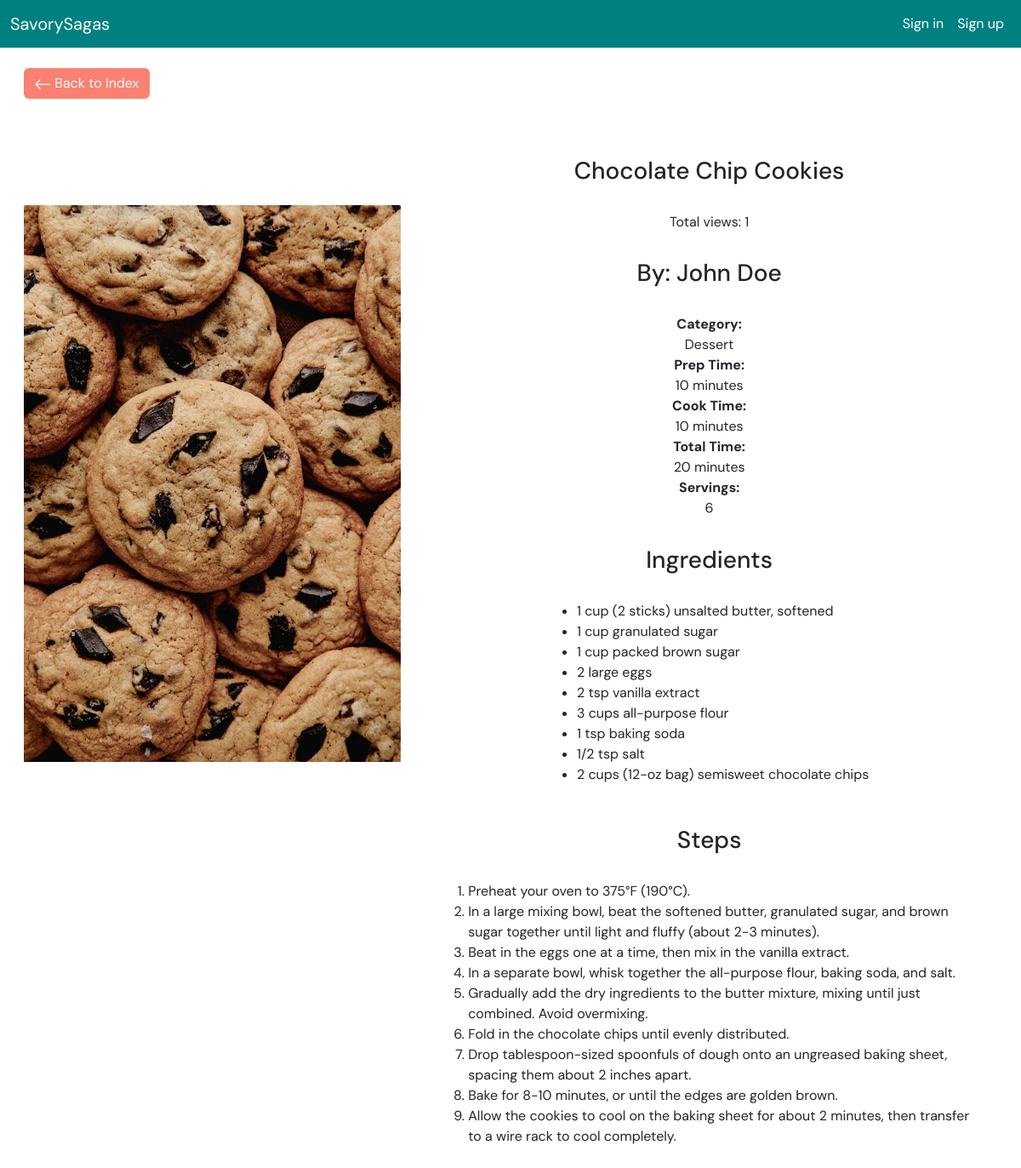
The page /entity/detail.php?recipe_id=18 on the database its author committed.
### tables this page shows
CREATE TABLE `recipes` (
  `recipe_ID` int(10) UNSIGNED NOT NULL,
  `user_ID` int(10) UNSIGNED NOT NULL,
  `recipe_name` varchar(100) NOT NULL,
  `category_ID` tinyint(4) UNSIGNED NOT NULL,
  `prep_time_minutes` tinyint(3) UNSIGNED NOT NULL,
  `cook_time_minutes` tinyint(3) UNSIGNED NOT NULL,
  `servings` tinyint(4) UNSIGNED NOT NULL,
  `image` varchar(255) NOT NULL COMMENT 'File Path',
  `view_count` int(11) UNSIGNED NOT NULL
);

CREATE TABLE `users` (
  `user_ID` int(10) UNSIGNED NOT NULL,
  `name` varchar(100) NOT NULL,
  `email` varchar(200) NOT NULL,
  `password` varchar(72) NOT NULL,
  `is_admin` tinyint(1) NOT NULL
);

CREATE TABLE `category` (
  `category_ID` tinyint(4) UNSIGNED NOT NULL,
  `category_name` varchar(20) NOT NULL
);

CREATE TABLE `ingredients` (
  `ingredients_ID` tinyint(3) UNSIGNED NOT NULL,
  `ingredient` varchar(200) NOT NULL
);

CREATE TABLE `steps` (
  `order_number` tinyint(3) UNSIGNED NOT NULL,
  `recipe_ID` int(10) UNSIGNED NOT NULL,
  `step` text NOT NULL
);

### utils/SQLfunctions.php (called while the page is built, shortened)
<?php
function getViewCountSQL($db, $recipeID)
{
    try {
        $sql = "SELECT view_count FROM recipes  WHERE recipe_ID = :recipeID";
        $stmt = $db->prepare($sql);
        $stmt->execute([':recipeID' => $recipeID]);
        $view = $stmt->fetch();
        return $view ? $view['view_count'] : 'Unknown';
    } catch (Exception $e) {
        echo "Error updating view count: " . $e->getMessage();
        return 'Unknown';
    }
}
function fetchRecipeAuthor($db, $recipeID)
{
    try {
        $sql = "SELECT users.name AS author
                FROM users
                INNER JOIN recipes ON recipes.user_ID = users.user_ID
                WHERE recipes.recipe_ID = :recipeID";
        $stmt = $db->prepare($sql);
        $stmt->execute([':recipeID' => $recipeID]);
        $author = $stmt->fetch();
        return $author ? $author['author'] : 'Unknown';
    } catch (Exception $e) {
        echo "Error fetching recipe author: " . $e->getMessage();
        return 'Unknown';
    }
}
function fetchRecipeIngredients($db, $recipeID)
{
    try {
        $sql = "SELECT ingredients.ingredient
                FROM ingredients
                INNER JOIN recipe_r_ingredients ON ingredients.ingredients_ID = recipe_r_ingredients.ingredient_ID
                WHERE recipe_r_ingredients.recipe_ID = :recipeID";
        $stmt = $db->prepare($sql);
        $stmt->execute([':recipeID' => $recipeID]);
        $ingredients = $stmt->fetchAll();
        return $ingredients;
    } catch (Exception $e) {
        echo "Error fetching recipe ingredients: " . $e->getMessage();
        return [];
    }
}
function fetchRecipeSteps($db, $recipeID)
{
    try {
        $sql = "SELECT order_number, step
                FROM steps
                WHERE recipe_ID = :recipeID
                ORDER BY order_number ASC";
        $stmt = $db->prepare($sql);
        $stmt->execute([':recipeID' => $recipeID]);
        $steps = $stmt->fetchAll();
        return $steps;
    } catch (Exception $e) {
        echo "Error fetching recipe steps: " . $e->getMessage();
        return [];
    }
}
function fetchRecipeName($db, $recipeID)
{
    try {
        $sql = "SELECT recipe_name
                FROM recipes
                WHERE recipe_ID = :recipeID";
        $stmt = $db->prepare($sql);
        $stmt->execute([':recipeID' => $recipeID]);
        $name = $stmt->fetch();
        return $name ? $name['recipe_name'] : 'Unknown';
    } catch (Exception $e) {
        echo "Error fetching recipe name: " . $e->getMessage();
        return 'Unknown';
    }
}
function fetchRecipeImagePath($db, $recipeID)
{
    try {
        $sql = "SELECT image
                FROM recipes
                WHERE recipe_ID = :recipeID";
        $stmt = $db->prepare($sql);
        $stmt->execute([':recipeID' => $recipeID]);
        $image = $stmt->fetch();
        return $image ? $image['image'] : 'Unknown';
    } catch (Exception $e) {
        echo "Error fetching recipe image: " . $e->getMessage();
        return [];
    }
}
function fetchRecipeCategory($db, $recipeID)
{
    try {
        $sql = "SELECT category.category_name
                FROM category
                INNER JOIN recipes ON recipes.category_ID = category.category_ID
                WHERE recipes.recipe_ID = :recipeID";
        $stmt = $db->prepare($sql);
        $stmt->execute([':recipeID' => $recipeID]);
        $category = $stmt->fetch();
        return $category ? $category['category_name'] : 'Unknown Category';
    } catch (Exception $e) {
        echo "Error fetching recipe category: " . $e->getMessage();
        return 'Unknown Category';
    }
}
function fetchRecipeCookTime($db, $recipeID)
{
    try {
        $sql = "SELECT cook_time_minutes
                FROM recipes
                WHERE recipe_ID = :recipeID";
        $stmt = $db->prepare($sql);
        $stmt->execute([':recipeID' => $recipeID]);
        $time = $stmt->fetch();
        return $time ? $time['cook_time_minutes'] : 'Unknown';
    } catch (Exception $e) {
        echo "Error fetching recipe prep time: " . $e->getMessage();
        return 'Unknown';
    }
}
function fetchRecipeServings($db, $recipeID)
{
    try {
        $sql = "SELECT servings
                FROM recipes
                WHERE recipe_ID = :recipeID";
        $stmt = $db->prepare($sql);
        $stmt->execute([':recipeID' => $recipeID]);
        $servings = $stmt->fetch();
        return $servings ? $servings['servings'] : 'Unknown';
    } catch (Exception $e) {
        echo "Error fetching recipe prep time: " . $e->getMessage();
        return 'Unknown';
    }
}

### entity/detail.php (the view, shortened to what this page needs)
<?php
include_once('../utils/functions.php');
include_once('../utils/SQLfunctions.php');
include_once('../db.php');
$recipeID = $_GET['recipe_id'];
$image = fetchRecipeImagePath($db, $recipeID);
$recipeName = fetchRecipeName($db, $recipeID);
$author = fetchRecipeAuthor($db, $recipeID);
$category = fetchRecipeCategory($db, $recipeID);
$prepTime = fetchRecipeCookTime($db, $recipeID);
$cookTime = fetchRecipeCookTime($db, $recipeID);
$steps = fetchRecipeSteps($db, $recipeID);
$ingredients = fetchRecipeIngredients($db, $recipeID);
$servings = fetchRecipeServings($db, $recipeID);
$title = 'Recipe Details';
?>
<!doctype html>
<html lang="en">
<head>
	<?= getHead($title); ?>
</head>
<body>
	<nav class="navbar navbar-expand-lg navbar-light mb-2 turqoise">
		<?= getNav(); ?>
	</nav>
	<main>
		<div class="container detail">
			<div class="row">
				<div id="btns">
					<a href="index.php" class="btn btn-secondary update-btn">
						<svg xmlns="http://www.w3.org/2000/svg" width="20" height="20" fill="currentColor" class="bi bi-arrow-left"
							viewBox="0 0 16 16">
							<path fill-rule="evenodd"
								d="M15 8a.5.5 0 0 0-.5-.5H2.707l3.147-3.146a.5.5 0 1 0-.708-.708l-4 4a.5.5 0 0 0 0 .708l4 4a.5.5 0 0 0 .708-.708L2.707 8.5H14.5A.5.5 0 0 0 15 8" />
						</svg>
						Back to Index
					</a>
					<br><br><br>
				</div>
				<div class="colpic">
					<img class="pic" src="<?= $image ?>" alt="Recipe photo" id="photo" />
				</div>
				<div class="col">
					<h3 id="name">
						<?= $recipeName ?>
					</h3>
					<p class="view_count">Total views: <?= getViewCountSQL($db, $recipeID) ?></p>
					<h3 id="author">
						By: <?= $author ?>
					</h3>
					<div class="d-flex justify-content-center flex-column">
						<div class="fw-bold text-center">Category:</div>
						<div id="category" class="text-center">
							<?= $category ?>
						</div>
						<div class="fw-bold text-center">Prep Time:</div>
						<div id="prep_time" class="text-center">
						</div>
						<div class="fw-bold text-center">Cook Time:</div>
						<div id="cook_time" class="text-center">
						</div>
						<div class="fw-bold text-center">Total Time:</div>
						<div id="total_time" class="text-center">
						</div>
						<div class="fw-bold text-center">Servings:</div>
						<div id="servings" class="text-center">
							<?= $servings ?>
						</div>
					</div>
					<h3>Ingredients</h3>
					<div class="centerContent">
						<ul id="ingredients">
							<?php
							displayIngredients($ingredients);
							?>
						</ul>
					</div>
					<h3>Steps</h3>
					<div class="centerContent">
						<ol id="steps">
							<?php
							displaySteps($steps);
							?>
						</ol>
					</div>
				</div>
			</div>
		</div>
	</main>
</body>
</html>

### utils/functions.php (shortened to what this page needs)
<?php
function getHead($title)
{
  ?>
  <link href="https://cdn.jsdelivr.net/npm/bootstrap@5.3.2/dist/css/bootstrap.min.css" rel="stylesheet"
 />
  <link rel="stylesheet" href="../css/styles.css" type="text/css" />
  <?php
}
function getNav()
{
  ?>
  <div class="container-fluid">
    <a class="navbar-brand text-light" href="../entity/index.php">SavorySagas</a>
    <div id="navbarNavAltMarkup">
      <div class="navbar-nav">
        <?php
        if (isset($_SESSION['signedIn'])) {
          ?>
          <a class="nav-link" href="../auth/delete-account.php">Delete account</a>
          <a class="nav-link" href="../auth/signout.php" id="signinBtn">Sign out</a>
          <?php
        } else {
          ?>
          <a class="nav-link" href="../auth/signin.php" id="signinBtn">Sign in</a>
          <a class="nav-link" href="../auth/signup.php" id="signupBtn">Sign up</a>
          <?php
        } ?>
      </div>
    </div>
  </div>
  <?php
}
  ?>
    <?php
function displayTime($totalMinutes)
{
  $hours = intdiv($totalMinutes, 60);
  $minutes = $totalMinutes % 60;
  $time = '';
  if ($hours == 0) {
    $hours = '';
  } elseif ($hours == 1) {
    $hours = $hours . ' hour';
  } elseif ($hours > 1) {
    $hours = $hours . ' hours';
  }
  if ($minutes == 0) {
    $minutes = '';
  } elseif ($minutes == 1) {
    $minutes = $minutes . ' minute';
  } elseif ($minutes > 1) {
    $minutes = $minutes . ' minutes';
  }
  if ($hours != '' && $minutes != '') {
    $time = $hours . ', ' . $minutes;
  } elseif ($hours == '') {
    $time = $minutes;
  } elseif ($minutes == '') {
    $time = $hours;
  } else {
    $time = 'Error fetching time';
  }
  echo $time;
}
    ?>
    <?php
function displayIngredients($ingredients)
{
  foreach ($ingredients as $index => $ingredient) {
    ?>
    <li id="item-<?= $index ?>"><?= $ingredient['ingredient'] ?></li>
    <?php
  }
}
function displaySteps($steps)
{
  foreach ($steps as $index => $step) {
    ?>
    <li id="item-<?= $index ?>"><?= $step['step'] ?></li>
    <?php
  }
}

### css/styles.css (style rules this page uses)
body { font-family: "DM Sans", sans-serif; font-size: 16px; }
.btn-secondary { height: fit-content; }
#navbarNavAltMarkup div a { color: #ffffff; }
#navbarNavAltMarkup { display: flex; justify-content: flex-end; }
.navbar-nav { flex-direction: row; }
.nav-link { padding: 8px; }
.turqoise { background-color: #008080; }
.view_count { text-align: center; }
.container { margin: 0px; max-width: 700px; }
.row { display: flex; padding: 1rem; }
.col { width: 60%; padding-left: 3%; padding-right: 3%; align-items: center; }
.col h3, h5 { margin: 5%; text-align: center; }
.colpic { width: 40%; }
.pic { width: 100%; margin-top: 20%; }
a { color: #fa8072; text-decoration: none; }
.centerContent { display: flex; justify-content: center; }
.update-btn { background-color: #fa8072; border: #fa8072; float: left; }
.container.detail { max-width: none; }

### rows shown on the page
recipes: image (picture), recipe_name "Chocolate Chip Cookies", view_count "1", servings "6"
users: name "John Doe"
category: category_name "Dessert"
ingredients: ingredient "1 cup (2 sticks) unsalted butter, softened"
ingredients: ingredient "1 cup granulated sugar"
ingredients: ingredient "1 cup packed brown sugar"
ingredients: ingredient "2 large eggs"
ingredients: ingredient "2 tsp vanilla extract"
ingredients: ingredient "3 cups all-purpose flour"
ingredients: ingredient "1 tsp baking soda"
ingredients: ingredient "1/2 tsp salt"
ingredients: ingredient "2 cups (12-oz bag) semisweet chocolate chips"
steps: step "Preheat your oven to 375°F (190°C)."
steps: step "In a large mixing bowl, beat the softened butter, granulated sugar, and brown sugar together until light and fluffy (about 2-3 minutes)."
steps: step "Beat in the eggs one at a time, then mix in the vanilla extract."
steps: step "In a separate bowl, whisk together the all-purpose flour, baking soda, and salt."
steps: step "Gradually add the dry ingredients to the butter mixture, mixing until just combined. Avoid overmixing."
steps: step "Fold in the chocolate chips until evenly distributed."
steps: step "Drop tablespoon-sized spoonfuls of dough onto an ungreased baking sheet, spacing them about 2 inches apart."
steps: step "Bake for 8-10 minutes, or until the edges are golden brown."
steps: step "Allow the cookies to cool on the baking sheet for about 2 minutes, then transfer to a wire rack to cool completely."

### other values the page prints
$time "10 minutes 10 minutes 20 minutes"
